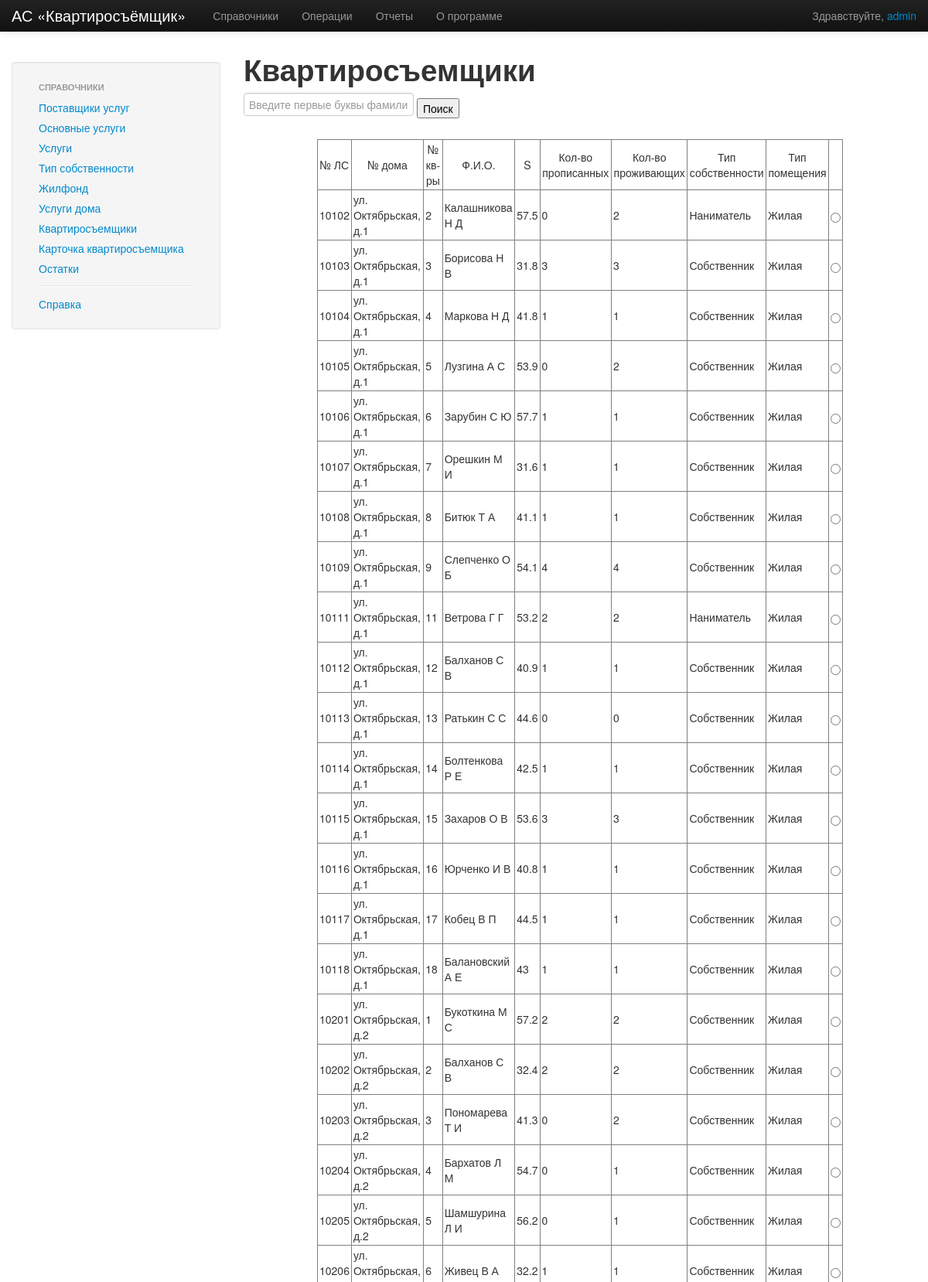
Page /index.php?page=spravochnik&db=tenant (signed in, upper part) on the committed database.
### tables this page shows
CREATE TABLE IF NOT EXISTS `the_tenant` (
  `id_tenant` int(11) NOT NULL,
  `number_flat` text NOT NULL,
  `surname` text NOT NULL,
  `name_tenant` text NOT NULL,
  `patronomic` text NOT NULL,
  `square` float NOT NULL,
  `quantity_of_lodger` int(11) NOT NULL,
  `quantity_registration` int(11) NOT NULL,
  `id_domain` int(11) NOT NULL,
  `id_house` int(11) NOT NULL,
  `living` tinyint(1) NOT NULL DEFAULT '1' COMMENT 'Жилое или нежилое',
  PRIMARY KEY (`id_tenant`),
  KEY `id_domain` (`id_domain`),
  KEY `id_house` (`id_house`)
);

CREATE TABLE IF NOT EXISTS `house` (
  `id_house` int(11) NOT NULL AUTO_INCREMENT,
  `adress` text NOT NULL,
  `full_adress` text NOT NULL,
  `quality_quarters` text NOT NULL,
  `quantity_flat` int(11) NOT NULL,
  `square` double(8,2) NOT NULL COMMENT 'Площадь всех помещений, включая общее имущество',
  PRIMARY KEY (`id_house`)
);

CREATE TABLE IF NOT EXISTS `domain` (
  `id_domain` int(11) NOT NULL AUTO_INCREMENT,
  `name_domain` text NOT NULL,
  PRIMARY KEY (`id_domain`)
);

### sprav/tenant.php (the view, shortened to what this page needs)
<?php
if ($_GET['db']=='tenant') {
include_once __DIR__.'/../db.php';
$tenant='';
if (!isset($_GET['action']))  {
    $tenant.= showtable_tenant($my);
}
}
function showtable_tenant($my) {
$tenant.= "<h1>Квартиросъемщики</h1>";
if (!isset($_GET['check'])) {
$tenant.= "<input type='text' id='tenant_search_text' placeholder='Введите первые буквы фамилии проживающего'> ";
$tenant.= "<button type=\"button\" id='tenant_search'>Поиск</button> <br><br>" ;
}
  if (((!isset($_GET['search'])) && (!isset($_GET['check']))) || (($_GET['search'] == '') &&  (!isset($_GET['check']))))  {
	$q=$my->query('SELECT t . * , h.adress,d.name_domain FROM  `the_tenant` t JOIN  `house` h ON t.id_house = h.id_house JOIN  `domain` d ON d.id_domain = t.id_domain order by t.id_tenant LIMIT 50');
  }
$tenant.= "<form name='table' action='index.php' method='get'>";
$tenant.= "<input type='hidden' name='page' value=".$_GET['page'].">";
$tenant.= "<input type='hidden' name='db' value=".$_GET['db'].">";
$tenant.= "<input type='hidden' name='action' value=edit.show>";
$tenant.= "<table border=1 cellspacing=0 cellpadding=2 width=680 px align='center'>";
$tenant.= "<tr align='center'>";
$tenant.= " <td > № ЛС </td>";
$tenant.= " <td> № дома </td>";
$tenant.= " <td> № кв-ры </td>";
$tenant.= " <td> Ф.И.О. </td>";
$tenant.= " <td> S </td>";
$tenant.= " <td> Кол-во прописанных </td>";
$tenant.= " <td> Кол-во проживающих </td>";
$tenant.= " <td> Тип собственности </td>";
$tenant.= " <td> Тип помещения </td>";
$tenant.= "<td></td>";
$tenant.= " </tr>";
while ($row=$q->fetch_assoc()) {
	$tenant.= " <tr>";
	$tenant.= "<td>".$row['id_tenant']."</td>";
	$tenant.= "<td>".$row['adress']."</td>";
	$tenant.= "<td>".$row['number_flat']."</td>";
	$tenant.= "<td>".$row['surname'];
	$tenant.= " ".$row['name_tenant'];
	$tenant.= " ".$row['patronomic']."</td>";
	$tenant.= "<td>".$row['square']."</td>";
	$tenant.= "<td>".$row['quantity_of_lodger']."</td>";
	$tenant.= "<td>".$row['quantity_registration']."</td>";
	$tenant.= "<td>".$row['name_domain']."</td>";
  if ($row['living']==0) {
    $tenant.= "<td> Не жилая</td>";
  } else {
    $tenant.= "<td> Жилая</td>";
  }
  if (!isset($_GET['check'])) {
  $tenant.= "<td><input type='radio' name = 'check' value=".$row['id_tenant']."></td>";
  } else {
  $tenant.= "<td><input type='radio' name = 'check' value=".$row['id_tenant']." checked></td>";
  }
	$tenant.= " </tr>";
}
$tenant.= "</table>";
$tenant.= "<br>";
 if (!isset($_GET['action']) || ($_GET['action']=='cancel') || ($_GET['action']=='search')) {
    $tenant.= "<button type=\"button\" id=\"ten_new\">Новая запись</button>" ;
    $tenant.= "<button type=\"button\" id=\"ten_edit\">Редактировать запись</button>";
    $tenant.= "<button type=\"button\" id=\"ten_del\">Удалить запись</button>";
  }
$tenant.= "</form>";
return $tenant;
}
?>

### css/application.css (style rules this page uses)
body { padding-top: 60px; padding-bottom: 40px; }
.subnav { margin-top: 20px; }

### rows in the picture
the_tenant: id_tenant "10102", id_house.adress "ул. Октябрьская, д.1", number_flat "2", surname "Калашникова", value "Н", patronomic "Д", square "57.5", quantity_of_lodger "0", quantity_registration "2", id_domain.name_domain "Наниматель", living "Жилая"
the_tenant: id_tenant "10103", id_house.adress "ул. Октябрьская, д.1", number_flat "3", surname "Борисова", value "Н", patronomic "В", square "31.8", quantity_of_lodger "3", quantity_registration "3", id_domain.name_domain "Собственник", living "Жилая"
the_tenant: id_tenant "10104", id_house.adress "ул. Октябрьская, д.1", number_flat "4", surname "Маркова", value "Н", patronomic "Д", square "41.8", quantity_of_lodger "1", quantity_registration "1", id_domain.name_domain "Собственник", living "Жилая"
the_tenant: id_tenant "10105", id_house.adress "ул. Октябрьская, д.1", number_flat "5", surname "Лузгина", value "А", patronomic "С", square "53.9", quantity_of_lodger "0", quantity_registration "2", id_domain.name_domain "Собственник", living "Жилая"
the_tenant: id_tenant "10106", id_house.adress "ул. Октябрьская, д.1", number_flat "6", surname "Зарубин", value "С", patronomic "Ю", square "57.7", quantity_of_lodger "1", quantity_registration "1", id_domain.name_domain "Собственник", living "Жилая"
the_tenant: id_tenant "10107", id_house.adress "ул. Октябрьская, д.1", number_flat "7", surname "Орешкин", value "М", patronomic "И", square "31.6", quantity_of_lodger "1", quantity_registration "1", id_domain.name_domain "Собственник", living "Жилая"
the_tenant: id_tenant "10108", id_house.adress "ул. Октябрьская, д.1", number_flat "8", surname "Битюк", value "Т", patronomic "А", square "41.1", quantity_of_lodger "1", quantity_registration "1", id_domain.name_domain "Собственник", living "Жилая"
the_tenant: id_tenant "10109", id_house.adress "ул. Октябрьская, д.1", number_flat "9", surname "Слепченко", value "О", patronomic "Б", square "54.1", quantity_of_lodger "4", quantity_registration "4", id_domain.name_domain "Собственник", living "Жилая"
the_tenant: id_tenant "10111", id_house.adress "ул. Октябрьская, д.1", number_flat "11", surname "Ветрова", value "Г", patronomic "Г", square "53.2", quantity_of_lodger "2", quantity_registration "2", id_domain.name_domain "Наниматель", living "Жилая"
the_tenant: id_tenant "10112", id_house.adress "ул. Октябрьская, д.1", number_flat "12", surname "Балханов", value "С", patronomic "В", square "40.9", quantity_of_lodger "1", quantity_registration "1", id_domain.name_domain "Собственник", living "Жилая"
the_tenant: id_tenant "10113", id_house.adress "ул. Октябрьская, д.1", number_flat "13", surname "Ратькин", value "С", patronomic "С", square "44.6", quantity_of_lodger "0", quantity_registration "0", id_domain.name_domain "Собственник", living "Жилая"
the_tenant: id_tenant "10114", id_house.adress "ул. Октябрьская, д.1", number_flat "14", surname "Болтенкова", value "Р", patronomic "Е", square "42.5", quantity_of_lodger "1", quantity_registration "1", id_domain.name_domain "Собственник", living "Жилая"
the_tenant: id_tenant "10115", id_house.adress "ул. Октябрьская, д.1", number_flat "15", surname "Захаров", value "О", patronomic "В", square "53.6", quantity_of_lodger "3", quantity_registration "3", id_domain.name_domain "Собственник", living "Жилая"
the_tenant: id_tenant "10116", id_house.adress "ул. Октябрьская, д.1", number_flat "16", surname "Юрченко", value "И", patronomic "В", square "40.8", quantity_of_lodger "1", quantity_registration "1", id_domain.name_domain "Собственник", living "Жилая"
the_tenant: id_tenant "10117", id_house.adress "ул. Октябрьская, д.1", number_flat "17", surname "Кобец", value "В", patronomic "П", square "44.5", quantity_of_lodger "1", quantity_registration "1", id_domain.name_domain "Собственник", living "Жилая"
the_tenant: id_tenant "10118", id_house.adress "ул. Октябрьская, д.1", number_flat "18", surname "Балановский", value "А", patronomic "Е", square "43", quantity_of_lodger "1", quantity_registration "1", id_domain.name_domain "Собственник", living "Жилая"
the_tenant: id_tenant "10201", id_house.adress "ул. Октябрьская, д.2", number_flat "1", surname "Букоткина", value "М", patronomic "С", square "57.2", quantity_of_lodger "2", quantity_registration "2", id_domain.name_domain "Собственник", living "Жилая"
the_tenant: id_tenant "10202", id_house.adress "ул. Октябрьская, д.2", number_flat "2", surname "Балханов", value "С", patronomic "В", square "32.4", quantity_of_lodger "2", quantity_registration "2", id_domain.name_domain "Собственник", living "Жилая"
the_tenant: id_tenant "10203", id_house.adress "ул. Октябрьская, д.2", number_flat "3", surname "Пономарева", value "Т", patronomic "И", square "41.3", quantity_of_lodger "0", quantity_registration "2", id_domain.name_domain "Собственник", living "Жилая"
the_tenant: id_tenant "10204", id_house.adress "ул. Октябрьская, д.2", number_flat "4", surname "Бархатов", value "Л", patronomic "М", square "54.7", quantity_of_lodger "0", quantity_registration "1", id_domain.name_domain "Собственник", living "Жилая"
the_tenant: id_tenant "10205", id_house.adress "ул. Октябрьская, д.2", number_flat "5", surname "Шамшурина", value "Л", patronomic "И", square "56.2", quantity_of_lodger "0", quantity_registration "1", id_domain.name_domain "Собственник", living "Жилая"
the_tenant: id_tenant "10206", number_flat "6", surname "Живец", value "В", patronomic "А", square "32.2", quantity_of_lodger "1", quantity_registration "1", id_domain.name_domain "Собственник", living "Жилая"

### other values in the picture
$_SESSION['login'] "admin"
